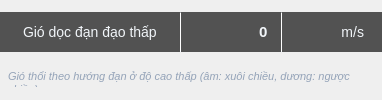
       <widget class="QWidget" name="windAlongLowContainer" native="true">
        <layout class="QVBoxLayout" name="windAlongLowLayout">
         <property name="spacing">
          <number>3</number>
         </property>
         <property name="leftMargin">
          <number>0</number>
         </property>
         <property name="topMargin">
          <number>0</number>
         </property>
         <property name="rightMargin">
          <number>0</number>
         </property>
         <property name="bottomMargin">
          <number>0</number>
         </property>
         
         <!-- Capsule Input -->
         <item>
          <widget class="QWidget" name="windAlongLowCapsule" native="true">
           <property name="minimumSize">
            <size>
             <width>0</width>
             <height>40</height>
            </size>
           </property>
           <property name="maximumSize">
            <size>
             <width>16777215</width>
             <height>40</height>
            </size>
           </property>
           <layout class="QHBoxLayout" name="windAlongLowCapsuleLayout">
            <property name="spacing">
             <number>0</number>
            </property>
            <property name="leftMargin">
             <number>0</number>
            </property>
            <property name="topMargin">
             <number>0</number>
            </property>
            <property name="rightMargin">
             <number>0</number>
            </property>
            <property name="bottomMargin">
             <number>0</number>
            </property>
            
            <!-- Label bên trái -->
            <item>
             <widget class="QLabel" name="windAlongLowLabel">
              <property name="minimumSize">
               <size>
                <width>180</width>
                <height>40</height>
               </size>
              </property>
              <property name="maximumSize">
               <size>
                <width>16777215</width>
                <height>40</height>
               </size>
              </property>
              <property name="text">
               <string>Gió dọc đạn đạo thấp</string>
              </property>
              <property name="alignment">
               <set>Qt::AlignLeft|Qt::AlignVCenter</set>
              </property>
              <property name="styleSheet">
               <string notr="true">QLabel {
    background-color: #525252;
    color: #F1F5F9;
    font-size: 14px;
    font-family: 'Tahoma', Arial, sans-serif;
    padding-left: 20px;
    border-top-left-radius: 25px;
    border-bottom-left-radius: 25px;
}</string>
              </property>
             </widget>
            </item>
            
            <!-- Separator 1 -->
            <item>
             <widget class="Line" name="windAlongLowSep1">
              <property name="minimumSize">
               <size>
                <width>1</width>
                <height>0</height>
               </size>
              </property>
              <property name="maximumSize">
               <size>
                <width>1</width>
                <height>16777215</height>
               </size>
              </property>
              <property name="styleSheet">
               <string notr="true">background-color: #F1F5F9;</string>
              </property>
              <property name="orientation">
               <enum>Qt::Vertical</enum>
              </property>
             </widget>
            </item>
            
            <!-- Input Field -->
            <item>
             <widget class="QLineEdit" name="windAlongLowInput">
              <property name="minimumSize">
               <size>
                <width>100</width>
                <height>40</height>
               </size>
              </property>
              <property name="maximumSize">
               <size>
                <width>100</width>
                <height>40</height>
               </size>
              </property>
              <property name="text">
               <string>0</string>
              </property>
              <property name="alignment">
               <set>Qt::AlignRight|Qt::AlignVCenter</set>
              </property>
              <property name="styleSheet">
               <string notr="true">QLineEdit {
    background-color: #525252;
    color: #F1F5F9;
    border: none;
    font-size: 15px;
    font-weight: bold;
    font-family: 'Tahoma', Arial, sans-serif;
    padding-right: 10px;
}
QLineEdit:focus {
    background-color: #626262;
}
QLineEdit:disabled {
    background-color: #3a3a3a;
    color: #808080;
}</string>
              </property>
             </widget>
            </item>
            
            <!-- Separator 2 -->
            <item>
             <widget class="Line" name="windAlongLowSep2">
              <property name="minimumSize">
               <size>
                <width>1</width>
                <height>0</height>
               </size>
              </property>
              <property name="maximumSize">
               <size>
                <width>1</width>
                <height>16777215</height>
               </size>
              </property>
              <property name="styleSheet">
               <string notr="true">background-color: #F1F5F9;</string>
              </property>
              <property name="orientation">
               <enum>Qt::Vertical</enum>
              </property>
             </widget>
            </item>
            
            <!-- Unit Label -->
            <item>
             <widget class="QLabel" name="windAlongLowUnit">
              <property name="minimumSize">
               <size>
                <width>100</width>
                <height>40</height>
               </size>
              </property>
              <property name="maximumSize">
               <size>
                <width>100</width>
                <height>40</height>
               </size>
              </property>
              <property name="text">
               <string>m/s</string>
              </property>
              <property name="alignment">
               <set>Qt::AlignRight|Qt::AlignVCenter</set>
              </property>
              <property name="styleSheet">
               <string notr="true">QLabel {
    background-color: #525252;
    color: #F1F5F9;
    font-size: 14px;
    font-family: 'Tahoma', Arial, sans-serif;
    padding-right: 15px;
    border-top-right-radius: 25px;
    border-bottom-right-radius: 25px;
}</string>
              </property>
             </widget>
            </item>
           </layout>
          </widget>
         </item>

         <!-- Note Label -->
         <item>
          <widget class="QLabel" name="windAlongLowNote">
           <property name="minimumSize">
            <size>
             <width>0</width>
             <height>20</height>
            </size>
           </property>
           <property name="maximumSize">
            <size>
             <width>16777215</width>
             <height>20</height>
            </size>
           </property>
           <property name="text">
            <string>Gió thổi theo hướng đạn ở độ cao thấp (âm: xuôi chiều, dương: ngược chiều)</string>
           </property>
           <property name="alignment">
            <set>Qt::AlignLeft|Qt::AlignTop</set>
           </property>
           <property name="wordWrap">
            <bool>true</bool>
           </property>
           <property name="styleSheet">
            <string notr="true">QLabel {
    background-color: transparent;
    color: #94A3B8;
    font-size: 11px;
    font-style: italic;
    padding-left: 5px;
    padding-right: 5px;
}</string>
           </property>
          </widget>
         </item>
        </layout>
       </widget>
